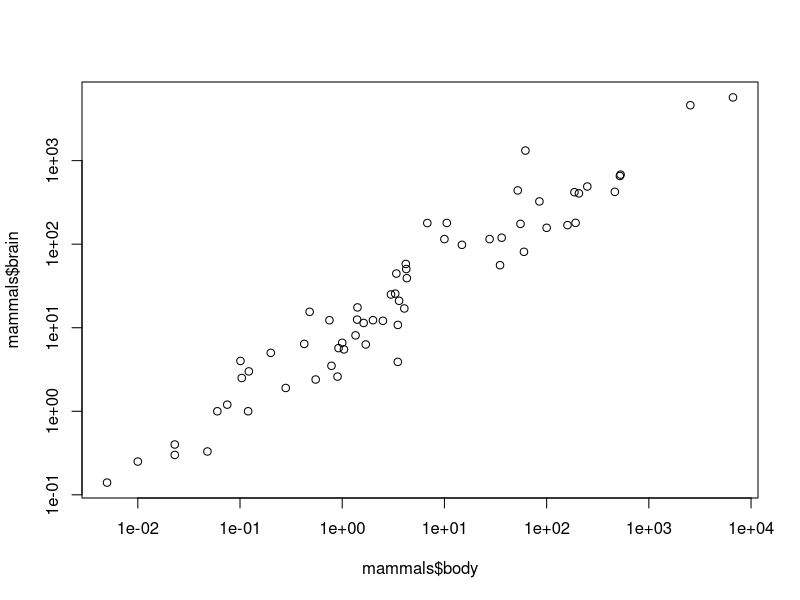

Write the R code that produced this figure.
library(MASS)

data(mammals)
mammals 

plot(mammals$body,mammals$brain,log="xy") 

mammals.lgnml<-glm(log(brain)~log(body),data=mammals, family="gaussian") 
summary(mammals.lgnml)


mammals.gamma<-glm(brain~log(body),Gamma(log),mammals)
summary(mammals.gamma) 

gamma.dispersion(mammals.gamma) 
gamma.shape(mammals.gamma)